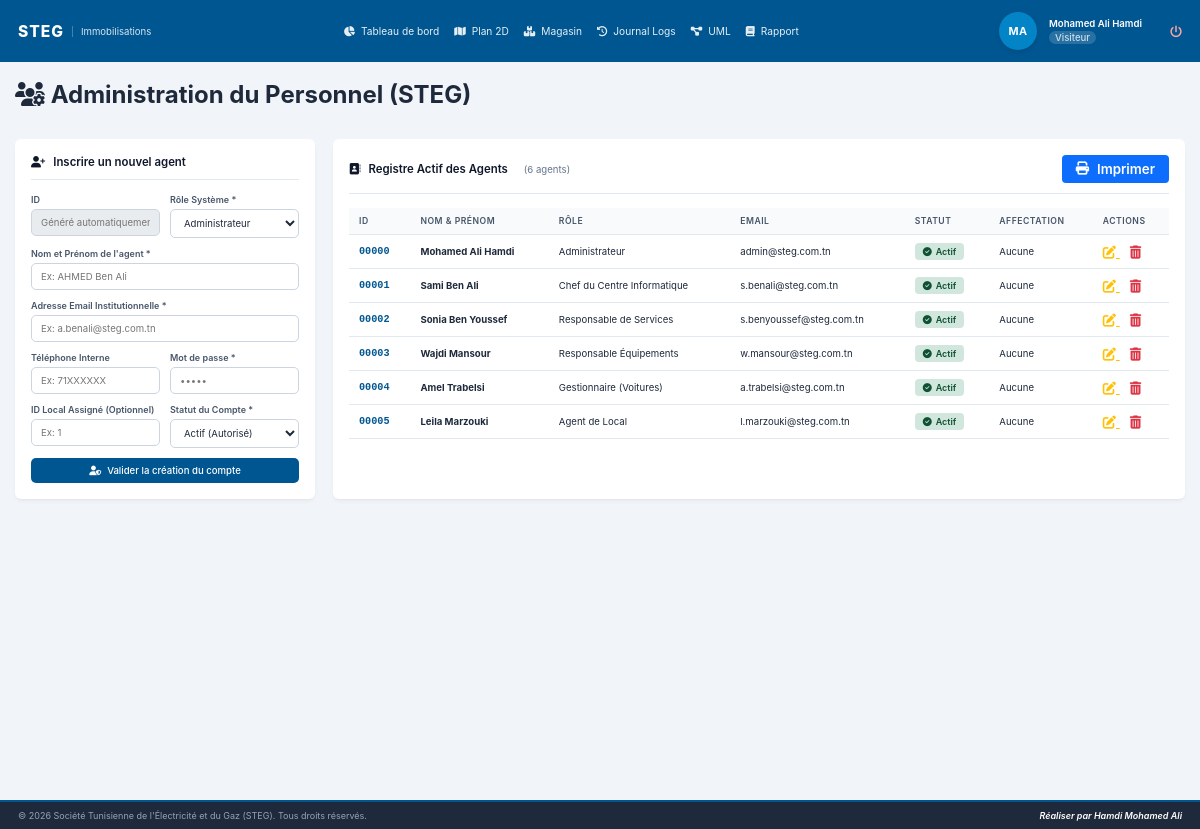
Before: /code/views/gestion_utilisateurs.php (signed in) with the older database file.
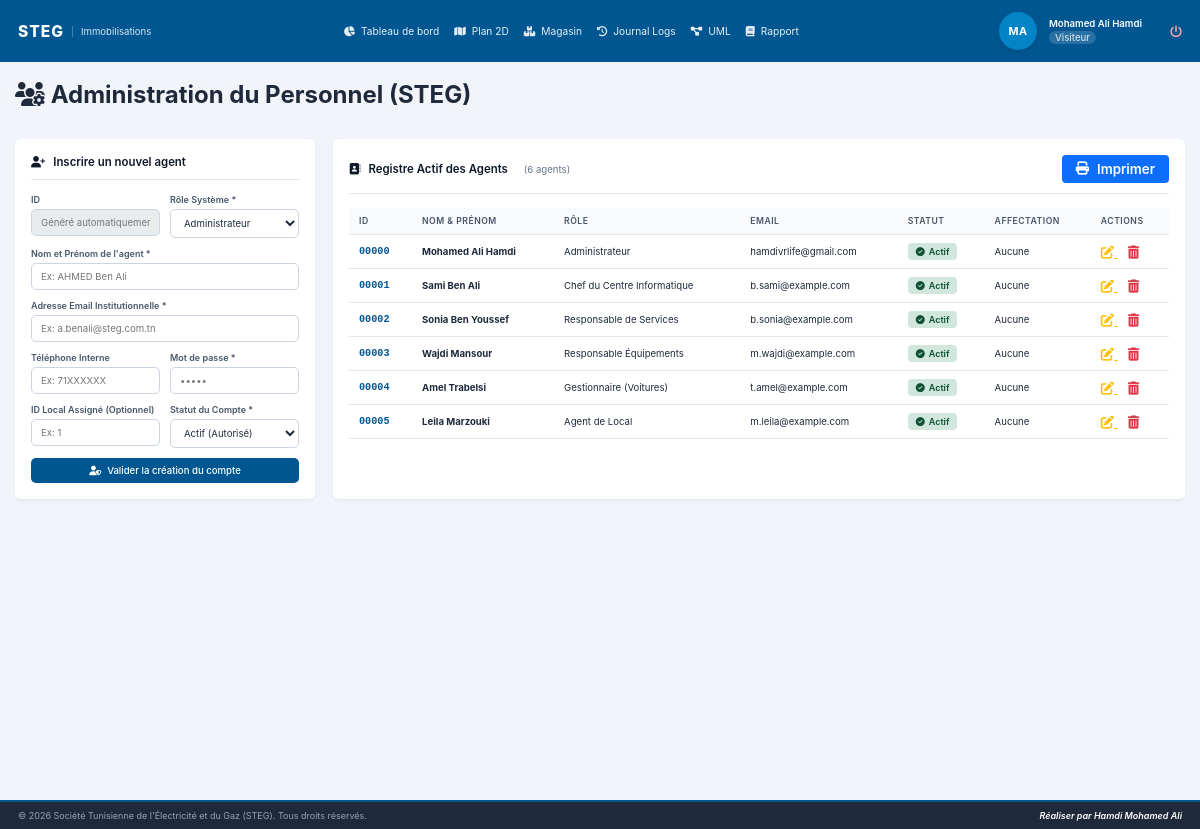
After: the same page with the newer database file.
### tables this page shows
CREATE TABLE `users` (
  `idUtilisateur` int(5) UNSIGNED ZEROFILL NOT NULL,
  `nom` varchar(255) NOT NULL,
  `email` varchar(255) NOT NULL,
  `tel` varchar(15) NOT NULL,
  `motDePasse` varchar(255) NOT NULL,
  `idProfil` int(11) NOT NULL,
  `idLocalAssigne` int(11) DEFAULT NULL,
  `statut` tinyint(1) NOT NULL DEFAULT 1 COMMENT '1 = Active, 0 = Inactive'
);

CREATE TABLE `profils` (
  `idProfil` int(11) NOT NULL,
  `labelProfil` varchar(255) NOT NULL
);

### code/views/gestion_utilisateurs.php (the view, shortened to what the changed rows need)
<?php
require_once '../includes/header.php';
require_once '../includes/navbar.php';
require_once '../config/db.php';
$isEditMode = false;
$form_id      = '';
$agents = [];
try {
    $agents = $pdo->query("
        SELECT u.*, p.labelProfil
        FROM users u
        LEFT JOIN profils p ON u.idProfil = p.idProfil
        ORDER BY u.idUtilisateur ASC
    ")->fetchAll(PDO::FETCH_ASSOC);
} catch (PDOException $e) {
    $errorMsg = "Impossible de charger le registre du personnel : " . $e->getMessage();
}
?>
<div class="users-wrapper">
    <div class="users-header">
        <h1><i class="fa-solid fa-users-gear"></i> Administration du Personnel (STEG)</h1>
    </div>
    <br>
    <div class="users-grid">
        <div class="users-card card-form">
            <h2>
                <i class="fa-solid <?= $isEditMode ? 'fa-user-pen' : 'fa-user-plus' ?>"></i>
                <?= $isEditMode ? "Modifier l'agent ID : " . htmlspecialchars($form_id) : "Inscrire un nouvel agent" ?>
            </h2>
        </div>
        <div class="users-card card-table">
            <div style="display:flex;justify-content:space-between;align-items:center;margin-bottom:10px;">
                <h2 style="margin:0;">
                    <i class="fa-solid fa-address-book"></i> Registre Actif des Agents
                    <span style="font-size:0.8rem;color:#64748b;font-weight:400;margin-left:8px;">
                        (<?= count($agents) ?> agent<?= count($agents) > 1 ? 's' : '' ?>)
                    </span>
                </h2>
            </div>
            <div class="table-scroll">
                <table class="steg-table">
                    <thead>
                        <tr>
                            <th>ID</th>
                            <th>Nom &amp; Prénom</th>
                            <th>Rôle</th>
                            <th>Email</th>
                            <th>Statut</th>
                            <th>Affectation</th>
                            <th class="btn-action">Actions</th>
                        </tr>
                    </thead>
                    <tbody>
                        <?php foreach ($agents as $agent): ?>
                        <tr>
                            <td class="cell-user-id"><?= str_pad($agent['idUtilisateur'], 5, '0', STR_PAD_LEFT) ?></td>
                            <td><strong><?= htmlspecialchars($agent['nom']) ?></strong></td>
                            <td>
                                <span class="badge-role-type role-<?= strtolower($agent['labelProfil'] ?? 'agent') ?>">
                                    <?= htmlspecialchars($agent['labelProfil'] ?? 'N/A') ?>
                                </span>
                            </td>
                            <td><?= htmlspecialchars($agent['email']) ?></td>
                            <td>
                                <?php if (intval($agent['statut']) === 1): ?>
                                    <span class="badge-status status-active"><i class="fa-solid fa-circle-check"></i> Actif</span>
                                <?php else: ?>
                                    <span class="badge-status status-inactive"><i class="fa-solid fa-circle-xmark"></i> Inactif</span>
                                <?php endif; ?>
                            </td>
                            <td>
                                <?php if ($agent['idLocalAssigne'] !== null && $agent['idLocalAssigne'] !== ''): ?>
                                    <span class="badge-loc-id"><i class="fa-solid fa-location-arrow"></i> Zone <?= htmlspecialchars($agent['idLocalAssigne']) ?></span>
                                <?php else: ?>
                                    <span class="text-muted">Aucune</span>
                                <?php endif; ?>
                            </td>
                            <td class="btn-action" style="white-space:nowrap;">
                                <a href="gestion_utilisateurs.php?edit=<?= $agent['idUtilisateur'] ?>"
                                   title="Modifier" style="color:#ffc107;margin-right:10px;font-size:1.1rem;">
                                    <i class="fa-solid fa-pen-to-square"></i>
                                </a>
                                <a href="gestion_utilisateurs.php?delete=<?= $agent['idUtilisateur'] ?>"
                                   title="Supprimer"
                                   onclick="return confirm('Supprimer définitivement « <?= htmlspecialchars(addslashes($agent['nom'])) ?> » ?');"
                                   style="color:#dc3545;font-size:1.1rem;">
                                    <i class="fa-solid fa-trash-can"></i>
                                </a>
                            </td>
                        </tr>
                        <?php endforeach; ?>
                    </tbody>
                </table>
            </div>
        </div>
    </div>
</div>
<?php require_once '../includes/footer.php'; ?>

Changed rows visible on the page:
changed users "Mohamed Ali Hamdi": email "admin@steg.com.tn" → "hamdivrlife@gmail.com"
changed users "Sami Ben Ali": email "s.benali@steg.com.tn" → "b.sami@example.com"
changed users "Sonia Ben Youssef": email "s.benyoussef@steg.com.tn" → "b.sonia@example.com"
changed users "Wajdi Mansour": email "w.mansour@steg.com.tn" → "m.wajdi@example.com"
changed users "Amel Trabelsi": email "a.trabelsi@steg.com.tn" → "t.amel@example.com"
changed users "Leila Marzouki": email "l.marzouki@steg.com.tn" → "m.leila@example.com"
